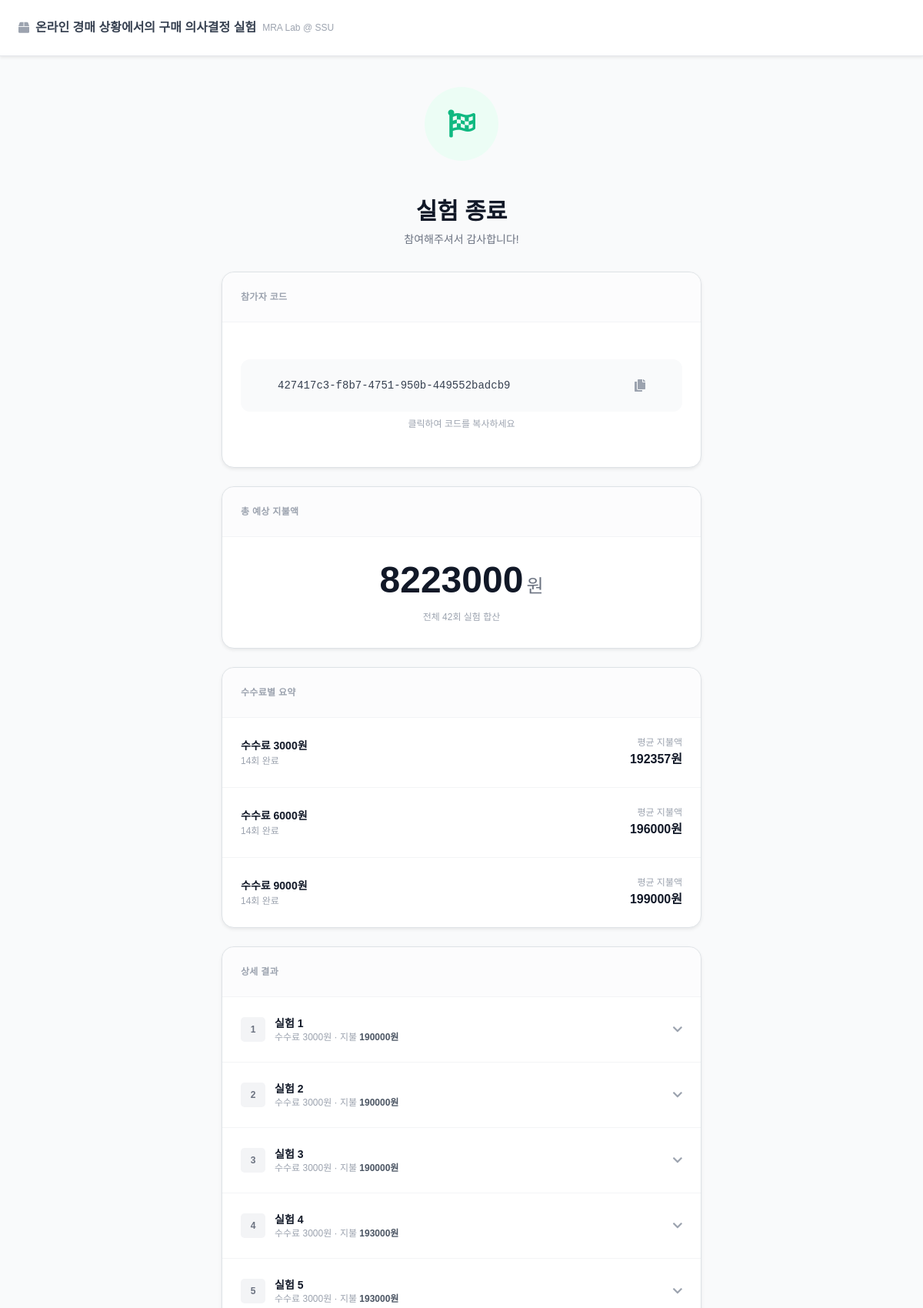
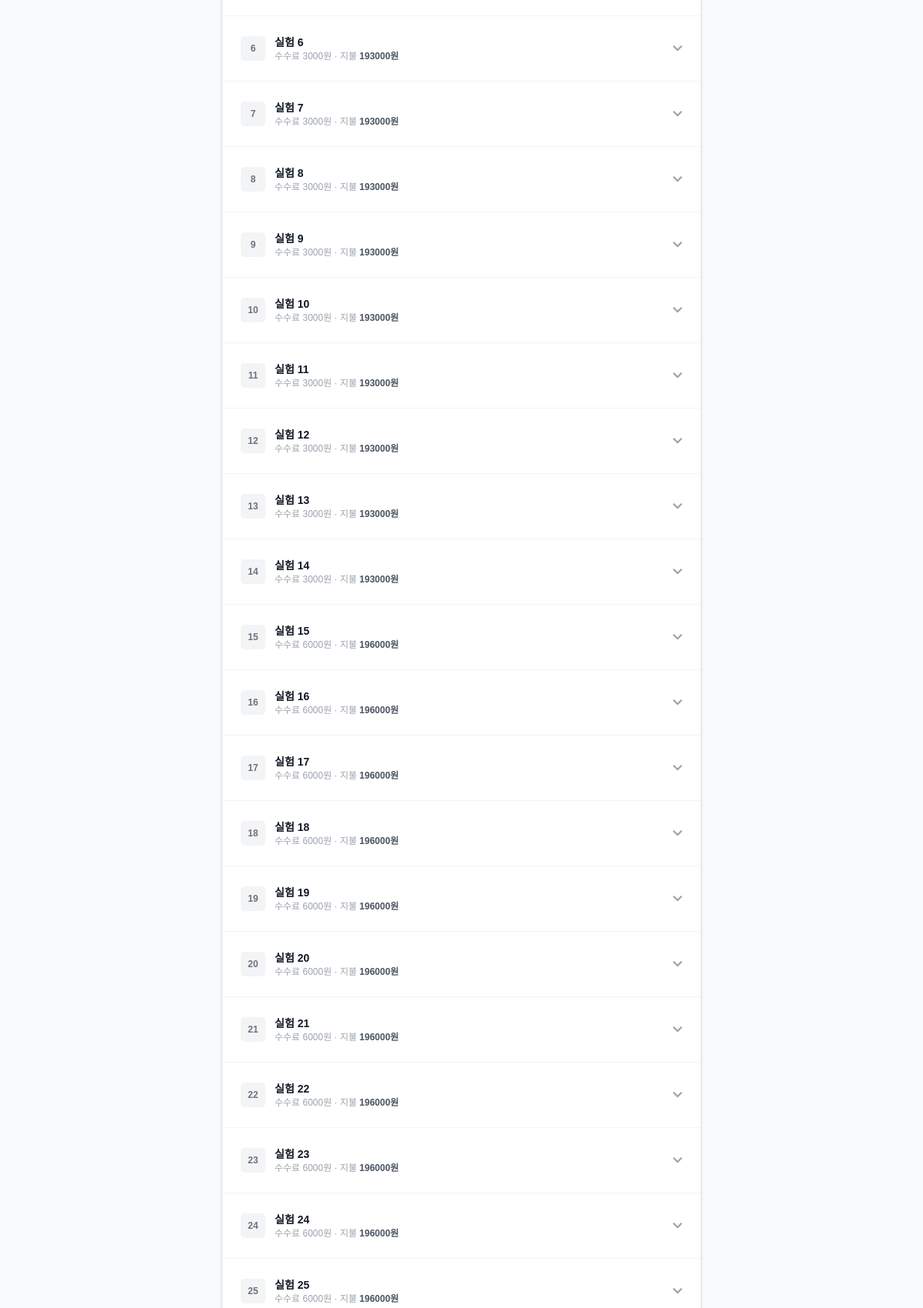
/exp/done/ (signed in, upper part), run on the app's committed database (2 pictures, top to bottom).
### apps/participants/models.py (models this page shows, shortened)
class Participant(models.Model):
    code = models.UUIDField(default=uuid.uuid4, unique=True, editable=False)
    consent = models.BooleanField(default=False)
    gender = models.CharField(max_length=10, verbose_name="성별", null=True, blank=True)
    age = models.PositiveIntegerField(verbose_name="나이", null=True, blank=True)
    phone = models.CharField(max_length=20, verbose_name="전화번호", null=True, blank=True)
    product = models.CharField(max_length=200, null=True, blank=True, verbose_name="구매 희망 상품")
    risk = models.IntegerField(null=True, blank=True)
    lottery = models.IntegerField(null=True, blank=True)
    exp = models.CharField(max_length=20, null=True, blank=True)
    created_at = models.DateTimeField(auto_now_add=True)
    class Meta:
        db_table = 'participants'
        ordering = ['-created_at']

### apps/experiments/models.py (models this page shows, shortened)
class RoundDecision(models.Model):
    DECISION_CHOICES = [
        ("buy", "즉시구매"),
        ("bid", "입찰"),
    ]
    OUTCOME_CHOICES = [
        ("bought", "즉시구매 완료"),
        ("win", "낙찰"),
        ("lose", "유찰"),
    ]
    participant = models.ForeignKey(Participant, on_delete=models.CASCADE)
    exp_no = models.PositiveIntegerField(default=1)   # 실험 번호 (1~6)
    round_no = models.PositiveIntegerField()          # 라운드 번호 (1~5)
    Ps = models.IntegerField()       # 즉시구매가
    k = models.IntegerField()        # 최저입찰가
    c = models.IntegerField()        # 수수료
    decision_type = models.CharField(max_length=10, choices=DECISION_CHOICES)
    bid_value = models.IntegerField(null=True, blank=True)
    market_price = models.IntegerField(null=True, blank=True)
    outcome = models.CharField(max_length=10, choices=OUTCOME_CHOICES)
    paid_price = models.IntegerField(default=0)
    created_at = models.DateTimeField(auto_now_add=True)
    class Meta:
        ordering = ['exp_no', 'round_no']
        unique_together = ['participant', 'exp_no', 'round_no']

### apps/experiments/views.py (the view)
# urls.py: path("done/", views.done_view, name="done"),
@require_http_methods(["GET"])
def done_view(request):
    participant = _get_participant(request)
    if not participant:
        return redirect('core:home')
    exp_summaries = []
    c_totals = {}  # {c값: {'count': 0, 'total_paid': 0}}
    total_paid = 0
    for exp_no in range(1, MAX_EXP + 1):
        config = get_exp_config(exp_no)
        type_no = get_type_no(exp_no)
        repeat_no = get_repeat_no(exp_no)
        c = config['c']
        decisions = RoundDecision.objects.filter(
            participant=participant,
            exp_no=exp_no
        ).order_by('round_no')
        final = decisions.filter(outcome__in=['bought', 'win']).first()
        if final:
            paid = final.paid_price
        else:
            paid = PS + c
        total_paid += paid
        if c not in c_totals:
            c_totals[c] = {'count': 0, 'total_paid': 0}
        c_totals[c]['count'] += 1
        c_totals[c]['total_paid'] += paid
        exp_summaries.append({
            'exp_no': exp_no,
            'type_no': type_no,
            'repeat_no': repeat_no,
            'c': c,
            'decisions': decisions,
            'final': final,
            'paid': paid,
        })
    type_summaries = []
    for c_val in sorted(c_totals.keys()):
        count = c_totals[c_val]['count']
        total = c_totals[c_val]['total_paid']
        type_summaries.append({
            'c': c_val,
            'count': count,
            'avg_paid': total / count if count > 0 else 0,
        })
    context = {
        'participant': participant,
        'exp_summaries': exp_summaries,
        'type_summaries': type_summaries,
        'total_paid': total_paid,
        'max_exp': MAX_EXP,
    }
    return render(request, 'experiments/done.html', context)

### apps/experiments/config.py (called while the page is built)
def get_type_no(exp_no):
    block_index = (exp_no - 1) // REPEAT_PER_TYPE  # 0~5
    return EXP_ORDER[block_index]

def get_repeat_no(exp_no):
    return ((exp_no - 1) % REPEAT_PER_TYPE) + 1

def get_exp_config(exp_no):
    type_no = get_type_no(exp_no)
    return TYPE_CONFIGS[type_no]

### apps/experiments/views.py (called while the page is built)
def _get_participant(request):
    participant_id = request.session.get('participant_id')
    if not participant_id:
        return None
    try:
        return Participant.objects.get(id=participant_id)
    except Participant.DoesNotExist:
        return None

### apps/experiments/templates/experiments/done.html (shortened to what this page needs)
{% extends 'base.html' %}
{% load static %}
{% block extra_css %}
<script src="https://cdn.tailwindcss.com"></script>
{% endblock %}
{% block content %}
<div class="min-h-screen bg-gray-50 pb-20" style="font-family: 'Noto Sans KR', sans-serif;">
  <div class="bg-white border-b border-gray-200 py-4 px-6 flex items-center shadow-sm">
    <div class="flex items-center gap-2 text-gray-700 font-bold">
      <i class="fas fa-box text-gray-400 text-sm"></i>
      <span class="text-sm sm:text-base">온라인 경매 상황에서의 구매 의사결정 실험</span>
    </div>
    <div class="ml-2 text-xs text-gray-400 hidden sm:block">MRA Lab @ SSU</div>
  </div>
  <div class="max-w-2xl mx-auto px-4 pt-10">
    <div class="text-center mb-8 fade-in-up">
      <div class="w-24 h-24 bg-emerald-50 rounded-full flex items-center justify-center mx-auto mb-5 bounce-in">
        <i class="fas fa-flag-checkered text-emerald-500 text-4xl"></i>
      </div>
      <h1 class="text-3xl font-black text-gray-900 mb-2">실험 종료</h1>
      <p class="text-gray-500 text-sm">참여해주셔서 감사합니다!</p>
    </div>
    <div class="bg-white rounded-2xl shadow-sm border border-gray-200 overflow-hidden mb-6 fade-in-up delay-1">
      <div class="bg-gray-50/50 px-6 py-4 border-b border-gray-100">
        <p class="text-xs text-gray-400 font-bold uppercase tracking-wide">참가자 코드</p>
      </div>
      <div class="px-6 py-5">
        <div class="code-box bg-gray-50 rounded-xl px-5 py-4 flex items-center justify-between"
             onclick="copyCode(this)" title="클릭하여 복사">
          <code class="text-sm font-mono text-gray-700 break-all">{{ participant.code }}</code>
          <i class="fas fa-copy text-gray-400 ml-3 shrink-0"></i>
        </div>
        <p class="text-xs text-gray-400 mt-2 text-center">클릭하여 코드를 복사하세요</p>
      </div>
    </div>
    <div class="bg-white rounded-2xl shadow-sm border border-gray-200 overflow-hidden mb-6 fade-in-up delay-2">
      <div class="bg-gray-50/50 px-6 py-4 border-b border-gray-100">
        <p class="text-xs text-gray-400 font-bold uppercase tracking-wide">총 예상 지불액</p>
      </div>
      <div class="px-6 py-8 text-center">
        <p class="text-5xl font-black text-gray-900">
          {{ total_paid|floatformat:0 }}<span class="text-2xl font-medium text-gray-500 ml-1">원</span>
        </p>
        <p class="text-xs text-gray-400 mt-3">전체 {{ max_exp }}회 실험 합산</p>
      </div>
    </div>
    <div class="bg-white rounded-2xl shadow-sm border border-gray-200 overflow-hidden mb-6 fade-in-up delay-3">
      <div class="bg-gray-50/50 px-6 py-4 border-b border-gray-100">
        <p class="text-xs text-gray-400 font-bold uppercase tracking-wide">수수료별 요약</p>
      </div>
      <div class="divide-y divide-gray-100">
        {% for summary in type_summaries %}
        <div class="px-6 py-4 flex items-center justify-between">
          <div>
            <p class="font-bold text-gray-900 text-sm">수수료 {{ summary.c|floatformat:0 }}원</p>
            <p class="text-xs text-gray-400 mt-0.5">{{ summary.count }}회 완료</p>
          </div>
          <div class="text-right">
            <p class="text-xs text-gray-400 mb-0.5">평균 지불액</p>
            <p class="font-black text-gray-900">{{ summary.avg_paid|floatformat:0 }}원</p>
          </div>
        </div>
        {% endfor %}
      </div>
    </div>
    <div class="bg-white rounded-2xl shadow-sm border border-gray-200 overflow-hidden mb-8 fade-in-up delay-4">
      <div class="bg-gray-50/50 px-6 py-4 border-b border-gray-100">
        <p class="text-xs text-gray-400 font-bold uppercase tracking-wide">상세 결과</p>
      </div>
      <div class="divide-y divide-gray-100">
        {% for summary in exp_summaries %}
        <div>
          <button type="button"
                  class="accordion-btn w-full px-6 py-4 flex items-center justify-between hover:bg-gray-50 transition-colors text-left"
                  onclick="toggleAccordion(this)">
            <div class="flex items-center gap-3">
              <div class="w-8 h-8 bg-gray-100 rounded-lg flex items-center justify-center shrink-0">
                <span class="text-xs font-black text-gray-500">{{ summary.exp_no }}</span>
              </div>
              <div>
                <p class="font-bold text-gray-900 text-sm">실험 {{ summary.exp_no }}</p>
                <p class="text-xs text-gray-400">
                  수수료 {{ summary.c|floatformat:0 }}원 &middot;
                  지불 <span class="font-bold text-gray-600">{{ summary.paid|floatformat:0 }}원</span>
                </p>
              </div>
            </div>
            <i class="fas fa-chevron-down accordion-icon text-gray-400 text-sm shrink-0"></i>
          </button>
        </div>
        {% endfor %}
      </div>
    </div>
  </div>
</div>
{% endblock %}

### templates/base.html (shortened to what this page needs)
<!DOCTYPE html>
<html lang="ko">
<head>
    <link rel="stylesheet" href="https://cdn.jsdelivr.net/npm/bootstrap@4.6.2/dist/css/bootstrap.min.css">
    <link rel="stylesheet" href="https://cdnjs.cloudflare.com/ajax/libs/font-awesome/5.15.4/css/all.min.css">
    {% block extra_css %}{% endblock %}
</head>
<body>
    {% block content %}{% endblock %}
</body>
</html>

### apps/experiments/templates/experiments/done.html (style rules this page uses)
body { font-family: 'Noto Sans KR', sans-serif; }
.fade-in-up { animation: fadeInUp 0.5s ease-out forwards; }
.bounce-in { animation: bounceIn 0.6s ease-out forwards; }
.delay-1 { animation-delay: 0.1s; opacity: 0; }
.delay-2 { animation-delay: 0.2s; opacity: 0; }
.delay-3 { animation-delay: 0.3s; opacity: 0; }
.delay-4 { animation-delay: 0.4s; opacity: 0; }
.accordion-icon { transition: transform 0.2s ease; }
.code-box { cursor: pointer; transition: background 0.15s; }

### data on the page
Participant: code "427417c3-f8b7-4751-950b-449552badcb9"
RoundDecision: exp_no "1", c "3000", paid "190000"
RoundDecision: exp_no "2", c "3000", paid "190000"
RoundDecision: exp_no "3", c "3000", paid "190000"

### other printed values
{{ total_paid|floatformat:0 }} "8223000"
{{ max_exp }} "42"
{{ summary.c|floatformat:0 }} "3000" "6000" "9000"
{{ summary.count }} "14" "14" "14"
{{ summary.avg_paid|floatformat:0 }} "192357" "196000" "199000"
{{ summary.exp_no }} "4" "5" "6" "7" "8" "9" "10" "11" "12" "13" "14" "15" "16" "17" "18" "19" "20" "21" "22" "23" "24" "25"
{{ summary.c|floatformat:0 }} "3000" "3000" "3000" "3000" "3000" "3000" "3000" "3000" "3000" "3000" "3000" "6000" "6000" "6000" "6000" "6000" "6000" "6000" "6000" "6000" "6000" "6000"
{{ summary.paid|floatformat:0 }} "193000" "193000" "193000" "193000" "193000" "193000" "193000" "193000" "193000" "193000" "193000" "196000" "196000" "196000" "196000" "196000" "196000" "196000" "196000" "196000" "196000" "196000"
